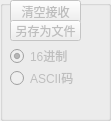
   <widget class="QGroupBox" name="groupBox_2">
    <property name="enabled">
     <bool>false</bool>
    </property>
    <property name="geometry">
     <rect>
      <x>10</x>
      <y>140</y>
      <width>111</width>
      <height>121</height>
     </rect>
    </property>
    <property name="title">
     <string/>
    </property>
    <widget class="QPushButton" name="Clear">
     <property name="geometry">
      <rect>
       <x>10</x>
       <y>0</y>
       <width>71</width>
       <height>23</height>
      </rect>
     </property>
     <property name="text">
      <string>清空接收</string>
     </property>
    </widget>
    <widget class="QRadioButton" name="radioButton_recv_ascii">
     <property name="geometry">
      <rect>
       <x>10</x>
       <y>70</y>
       <width>100</width>
       <height>16</height>
      </rect>
     </property>
     <property name="minimumSize">
      <size>
       <width>100</width>
       <height>0</height>
      </size>
     </property>
     <property name="text">
      <string>ASCII码</string>
     </property>
    </widget>
    <widget class="QPushButton" name="pushButton_recv_save">
     <property name="geometry">
      <rect>
       <x>10</x>
       <y>20</y>
       <width>71</width>
       <height>21</height>
      </rect>
     </property>
     <property name="text">
      <string>另存为文件</string>
     </property>
    </widget>
    <widget class="QRadioButton" name="radioButton_recv_unit16">
     <property name="geometry">
      <rect>
       <x>10</x>
       <y>48</y>
       <width>100</width>
       <height>16</height>
      </rect>
     </property>
     <property name="text">
      <string>16进制</string>
     </property>
     <property name="checked">
      <bool>true</bool>
     </property>
    </widget>
   </widget>
